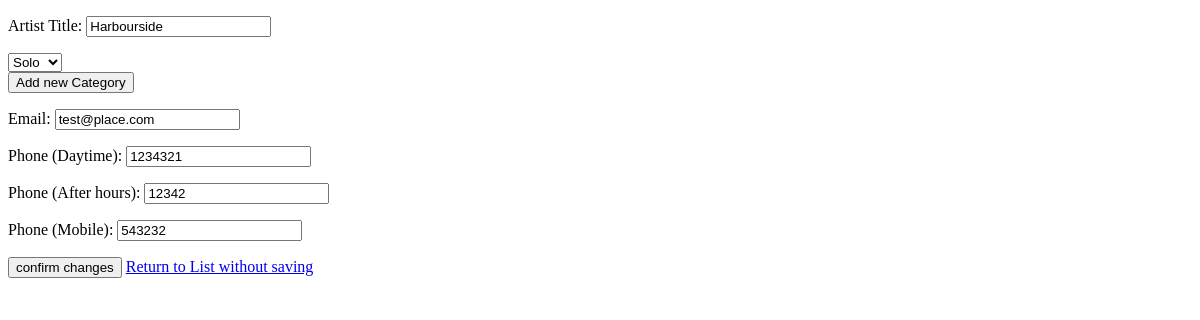
Before: /site/updateArtistForm.php?artist_id=1 with the older database file.
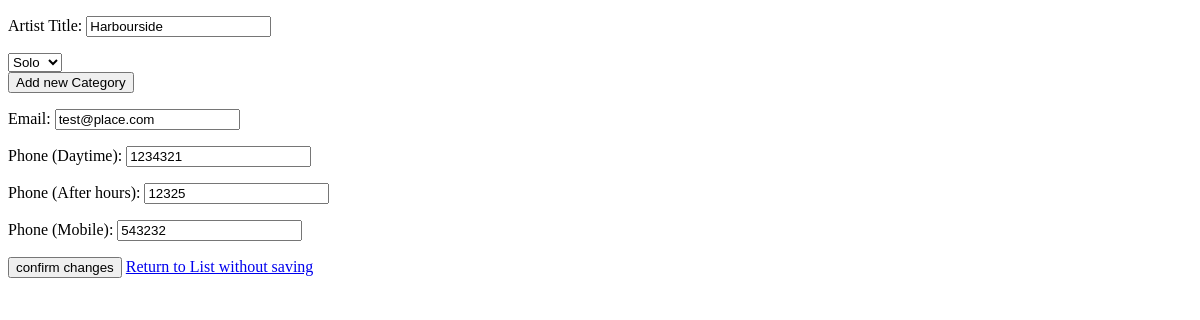
After: the same page with the newer database file.
### tables this page shows
CREATE TABLE Artist (
A_Id INTEGER PRIMARY KEY NOT NULL,
A_Title VARCHAR(100) NOT NULL,
A_Email VARCHAR(100),
A_PhoneDay VARCHAR(20),
A_PhoneAfter VARCHAR(20),
A_Mobile VARCHAR(20),
A_MainImageId INTEGER,
FOREIGN KEY(A_MainImageId) REFERENCES Image(Img_Id)
);

### site/updateArtistForm.php (the view, shortened to what this page needs)
<?php include("db_connect.php"); ?>
<!DOCTYPE html>
<html>
<head lang="en">
</head>
<body>
<form name="artistEdit" method="post" action="updateArtistProcess.php">
<?php
	$artist_id = $_GET["artist_id"];
	$artist_row = $dbh->query("SELECT * FROM Artist WHERE A_Id = " . $artist_id)->fetch(PDO::FETCH_ASSOC);
	echo "<p>\n<label for='A_Title'>Artist Title: </label>\n" .
		 "<input type='text' name='A_Title' value='" . $artist_row["A_Title"] . "'>\n</p>\n";
	echo "<div id='categoryContainer'>";
	$artist_categories = $dbh->query("SELECT C_Id FROM ArtistCategory WHERE A_Id = " . $artist_id);
	$i = 0;
	foreach($artist_categories as $iRow)
	{
		echo "<select name='C_Id[" . $i . "]'>\n";
		$categories = $dbh->query("SELECT * FROM Category");
		foreach($categories as $jRow)
		{
			if($jRow["C_Id"] == $iRow["C_Id"])
				echo "<option value='" . $jRow["C_Id"] ."' selected>" . $jRow["C_Name"] . "</option>\n";
			else
				echo "<option value='" . $jRow["C_Id"] ."'>" . $jRow["C_Name"] . "</option>\n";
		}
		echo "</select><br/>";
		echo "</div>";
		$i++;
	}
	?>
	<?php
	echo "<input type='button' value='Add new Category' onClick='create_new_category_dropdown(categoriesFields, categoriesValues, currentDropDownCount)'>";
	echo "<p>\n<label for='A_Email'>Email: </label>\n" .
		 "<input type='text' name='A_Email' value='" . $artist_row["A_Email"] . "'>\n</p>\n" .
		 "<p>\n<label for='A_PhoneDay'>Phone (Daytime): </label>\n" .
		 "<input type='text' name='A_PhoneDay' value='" . $artist_row["A_PhoneDay"] . "'>\n</p>\n" .
		 "<p>\n<label for='A_PhoneAfter'>Phone (After hours): </label>\n" .
		 "<input type='text' name='A_PhoneAfter' value='" . $artist_row["A_PhoneAfter"] . "'>\n</p>\n" .
		 "<p>\n<label for='A_Mobile'>Phone (Mobile): </label>\n" .
		 "<input type='text' name='A_Mobile' value='" . $artist_row["A_Mobile"] . "'>\n</p>\n" .
		 "<input type='submit' name='submit' value='confirm changes'>\n";
?>
<a href='updateArtist.php'>Return to List without saving</a>
</form>
</body>
</html>

Changed rows visible on the page:
changed artist "Harbourside": A_PhoneAfter "12342" → "12325"
